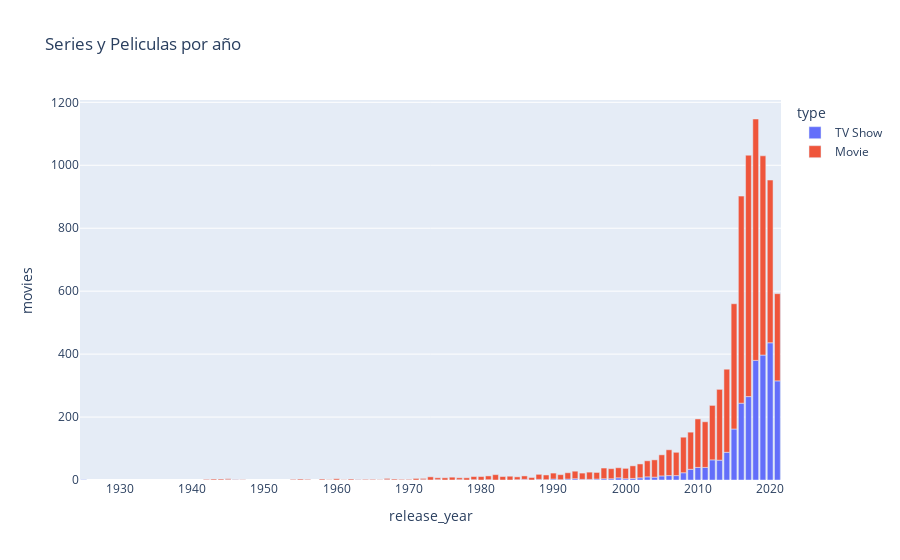

Notebook cell for this chart:
### Code cell
# Graficamos
fig = px.bar(df_release_type_year, x='release_year', y ='movies', title='Series y Peliculas por año', color='type')
fig.show()

### Figure 1 — Plotly figure (JSON) as saved in the notebook; plotly's stock layout.template omitted (floating-point values rounded to 4 significant figures)
{"data": [{"alignmentgroup": "True", "hovertemplate": "type=TV Show<br>release_year=%{x}<br>movies=%{y}<extra></extra>", "legendgroup": "TV Show", "marker": {"color": "#636efa", "pattern": {"shape": ""}}, "name": "TV Show", "offsetgroup": "TV Show", "orientation": "v", "showlegend": true, "textposition": "auto", "type": "bar", "x": [1925, 1945, 1946, 1963, 1967, 1972, 1974, 1977, 1979, 1981, 1985, 1986, 1988, 1989, 1990, 1991, 1992, 1993, 1994, 1995, 1996, 1997, 1998, 1999, 2000, 2001, 2002, 2003, 2004, 2005, 2006, 2007, 2008, 2009, 2010, 2011, 2012, 2013, 2014, 2015, 2016, 2017, 2018, 2019, 2020, 2021], "xaxis": "x", "y": [1, 1, 1, 1, 1, 1, 1, 1, 1, 1, 1, 2, 2, 1, 3, 1, 3, 4, 2, 2, 3, 4, 4, 7, 4, 5, 7, 10, 9, 13, 14, 14, 23, 34, 40, 40, 64, 63, 88, 162, 244, 265, 380, 397, 436, 315], "yaxis": "y"}, {"alignmentgroup": "True", "hovertemplate": "type=Movie<br>release_year=%{x}<br>movies=%{y}<extra></extra>", "legendgroup": "Movie", "marker": {"color": "#EF553B", "pattern": {"shape": ""}}, "name": "Movie", "offsetgroup": "Movie", "orientation": "v", "showlegend": true, "textposition": "auto", "type": "bar", "x": [1942, 1943, 1944, 1945, 1946, 1947, 1954, 1955, 1956, 1958, 1959, 1960, 1961, 1962, 1963, 1964, 1965, 1966, 1967, 1968, 1969, 1970, 1971, 1972, 1973, 1974, 1975, 1976, 1977, 1978, 1979, 1980, 1981, 1982, 1983, 1984, 1985, 1986, 1987, 1988, 1989, 1990, 1991, 1992, 1993, 1994, 1995, 1996, 1997, 1998, 1999, 2000, 2001, 2002, 2003, 2004, 2005, 2006, 2007, 2008, 2009, 2010, 2011, 2012, 2013, 2014, 2015, 2016, 2017, 2018, 2019, 2020, 2021], "xaxis": "x", "y": [2, 3, 3, 3, 1, 1, 2, 3, 2, 3, 1, 4, 1, 3, 1, 2, 2, 1, 4, 3, 2, 2, 5, 4, 10, 6, 7, 9, 6, 7, 10, 11, 12, 17, 11, 12, 9, 11, 8, 16, 15, 19, 16, 20, 24, 20, 23, 21, 34, 32, 32, 33, 40, 44, 51, 55, 67, 82, 74, 113, 118, 154, 145, 173, 225, 264, 398, 658, 767, 767, 633, 517, 277], "yaxis": "y"}], "layout": {"barmode": "relative", "legend": {"title": {"text": "type"}, "tracegroupgap": 0}, "title": {"text": "Series y Peliculas por año"}, "xaxis": {"anchor": "y", "domain": [0, 1], "title": {"text": "release_year"}}, "yaxis": {"anchor": "x", "domain": [0, 1], "title": {"text": "movies"}}}}
